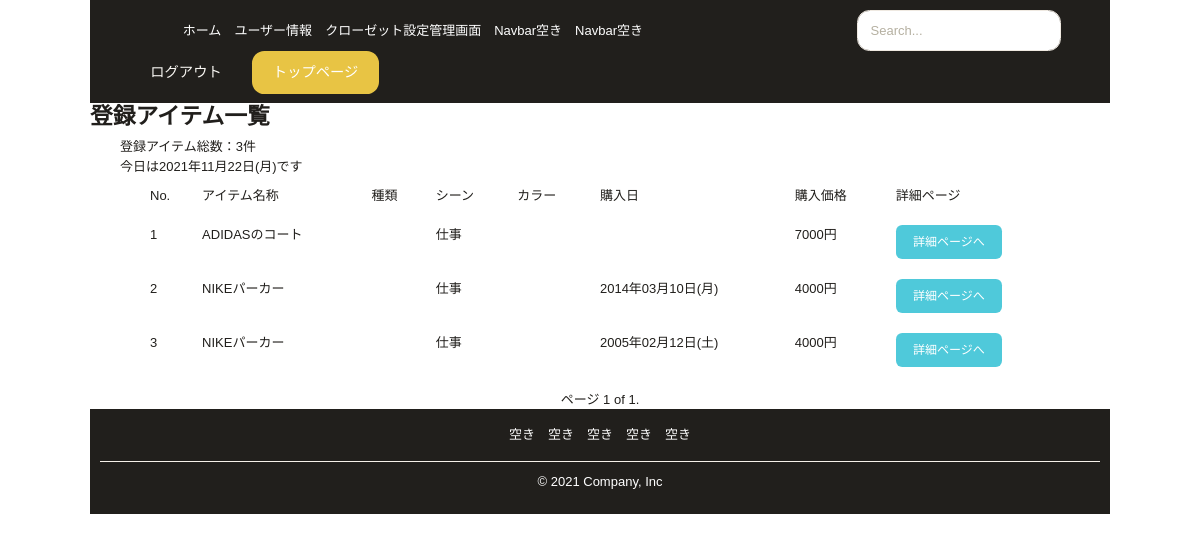
Page /contents/item-list/ (signed in) on the earlier database version.
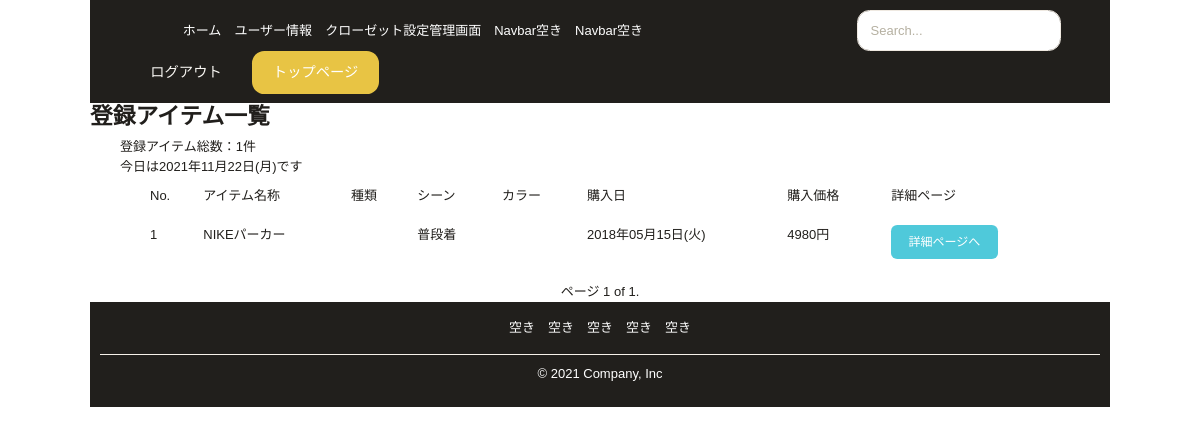
Same page on the later database version.
### contents/models.py (models this page shows, shortened)
class Item(models.Model):
    user = models.ForeignKey(settings.AUTH_USER_MODEL, verbose_name='ユーザー', on_delete=models.CASCADE,null=True)
    item_type = models.ForeignKey(ItemType, on_delete=models.PROTECT, blank=True, null=True, default=None)
    item_color = models.ForeignKey(ItemColor, on_delete=models.PROTECT, blank=True, null=True, default=None)
    item_brand = models.ForeignKey(ItemBrand, on_delete=models.PROTECT, blank=True, null=True, default=None)
    purchase_place = models.ForeignKey(PurchasePlace, on_delete=models.PROTECT, blank=True, null=True, default=None)
    closet = models.ForeignKey(Closet, on_delete=models.PROTECT, blank=True, null=True, default=None)
    season = models.CharField(verbose_name = '季節', max_length=10, choices = SEASON_CHOICES, default='spring')
    occasion = models.CharField(verbose_name = 'シーン', max_length=30, choices = OCCASION_CHOICES, default='daily_use')
    item_name = models.CharField(verbose_name = 'アイテム名称', max_length=300, unique=True)
    purchase_date = models.DateTimeField(verbose_name = '購入日', blank=True, null=True)
    pricing = models.IntegerField(verbose_name = '購入価格(円)', )
    item_image = models.ImageField(verbose_name = 'アイテム画像', upload_to='contens/item_images', blank = True, null=True)
    memo = models.TextField(verbose_name = 'メモ', blank=True, null=True)
    favorite_level = models.IntegerField(verbose_name = 'お気に入り度', choices = FAVORITE_LEVEL_CHOICES, default=None, blank=True, null=True)
    item_importance = models.IntegerField(verbose_name = '大事さ', choices = ITEM_IMPORTANCE_CHOICES, default=None, blank=True, null=True)
    create_date = models.DateTimeField(verbose_name = '作成日', auto_now_add=True)
    update_date = models.DateTimeField(verbose_name = '更新日', auto_now=True)
    class Meta:
        ordering = ['item_name']

### contents/views.py (the view)
# urls.py: path('item-list/', item_ListView, name='item_list'),
@login_required
def item_ListView(request):
    item_list = Item.objects.filter(user_id = request.user)
    today = datetime.date.today()
    paginator = Paginator(item_list, 10)
    page_number = request.GET.get('page')
    page_object = paginator.get_page(page_number)
    return render(request, 'contents/item_list/item_list.html', {'page_object': page_object,'today':today, "paginator":paginator })

### templates/contents/item_list/item_list.html (shortened to what this page needs)
{% extends 'contents/contents_base.html' %}
{% load static django_bootstrap5 humanize %}
{% block content %}
<div class="container">
    <h1>登録アイテム一覧</h1>
    <div class="container">
        <h7>登録アイテム総数：{{ paginator.count }}件</h7><br>
        <h7>今日は{{ today | date:"Y年m月d日(D)" }}です</h7>
    </div>
    <div class="container">
        {% if page_object %}
        <div class="container">
            <table class="table table-lg">
                <thead>
                    <tr>
                        <th>No.</th>
                        <th>アイテム名称</th>
                        <th>種類</th>
                        <th>シーン</th>
                        <th>カラー</th>
                        <th>購入日</th>
                        <th>購入価格</th>
                        <th>詳細ページ</th>
                    </tr>
                </thead>
                <tbody>
                    {% for field in page_object %}
                    <tr>
                        <td>{{ forloop.counter0 | add:page_object.start_index }}</td>
                        <td>{{ field.item_name }}</td>
                        <td>{{ field.get_item_type_display }}</td>
                        <td>{{ field.get_occasion_display }}</td>
                        <td>{{ field.get_item_color_display}}</td>
                        <td>{{ field.purchase_date| date:"Y年m月d日(D)" }}</td>
                        <td>{{ field.pricing | intcomma }}円</td>
                        <td><a href="#"button class="btn btn-sm btn-primary" type="submit">詳細ページへ</a></td>
                    </tr>
                    {% endfor %}
                </tbody>
                {% else %}
                <p>まだアイテムが登録されていません</p>
                {% endif %}
            </table>
        </div>
  </div>
  <div class="pagination">
      <span class="step-links">
          <span class="current">
              ページ {{ page_object.number }} of {{ page_object.paginator.num_pages }}.
          </span>
        </span>
    </div>
</div>
{% endblock content%}

Differences in the rows shown:
removed Item: item_name "ADIDASのコート", occasion "仕事", pricing "7000"
removed Item: item_name "NIKEパーカー", occasion "仕事", purchase_date "2014年03月10日(月)", pricing "4000"
removed Item: item_name "NIKEパーカー", occasion "仕事", purchase_date "2005年02月12日(土)", pricing "4000"
now on this page (row edited): Item: item_name "NIKEパーカー", occasion "普段着", purchase_date "2018年05月15日(火)", pricing "4980"
Other differences:
{{ paginator.count }}: "3" → "1"
